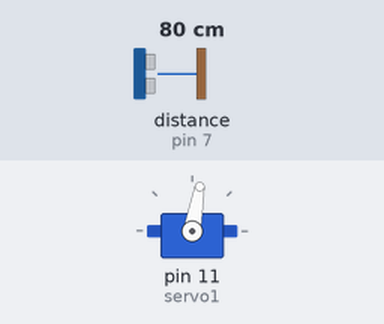
Simulated run of this sketch. Board: Arduino Uno, built with avr-gcc and run on an emulated ATmega328P. On the bench: servo. The test bench sets the inputs (shaded band); at power-on: distance to the obstacle (sensor on pin 7) 80 cm. The echo pulse lasts 58.3 µs per cm.

Above: at 2.3 s.
2.4 s: distance to the obstacle (sensor on pin 7) set to 22 cm
3.9 s: distance to the obstacle (sensor on pin 7) set to 19 cm
At 4.26 s:
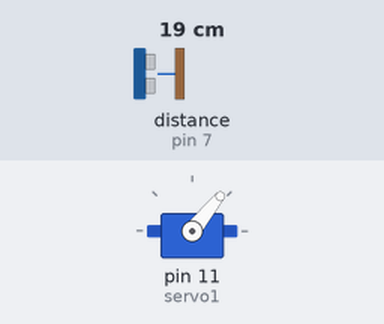
6.9 s: distance to the obstacle (sensor on pin 7) set to 35 cm
At 7.3 s:
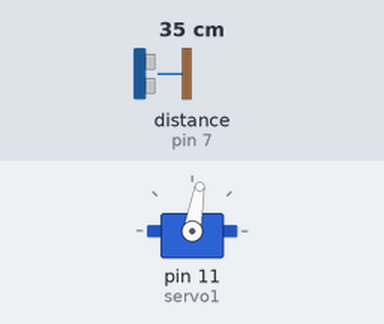
8.4 s: distance to the obstacle (sensor on pin 7) set to 2 cm
At 9.5 s:
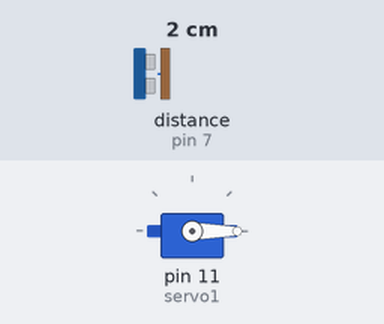
Timing chart, 0 to 12.4 s (numbered marks = the images above; inputs shaded):
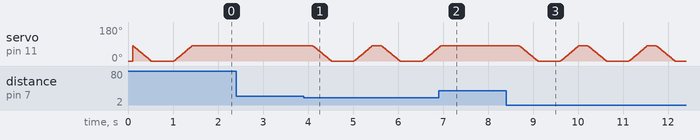

Measured:
- the behaviour switches between 21 and 20 cm on distance to the obstacle (sensor on pin 7) (found by bisection; images 0 and 1)
- after the input at 2.4 s, every drawn part: stays the same
- after the input at 6.9 s, servo on pin 11 (servo1): goes on until 6.9 s, then stays 80°

The sketch:

robo_dispenser_mm_novo.ino
```cpp
#include "VarSpeedServo.h"
#include <Ultrasonic.h>

const int echoPin = 7; //PINO DIGITAL UTILIZADO PELO HC-SR04 ECHO(RECEBE)
const int trigPin = 8; //PINO DIGITAL UTILIZADO PELO HC-SR04 TRIG(ENVIA)

VarSpeedServo servo1;

static int s1 = 0;

int distancia; //CRIA UMA VARIÁVEL CHAMADA "distancia" DO TIPO INTEIRO

int repetir;

Ultrasonic ultrasonic(trigPin,echoPin); //INICIALIZANDO OS PINOS

void setup()
{

  Serial.begin(9600);
  servo1.attach(11);

  servo1.write(0);

pinMode(echoPin, INPUT); //DEFINE O PINO COMO ENTRADA (RECEBE)
pinMode(trigPin, OUTPUT); //DEFINE O PINO COMO SAÍDA (ENVIA)

}
void loop()
{

 if (distancia <=20) {

delay(100);

for (s1 = 80; s1 >= 0; s1 -=1) {
  servo1.write(s1);
  delay(5);
}

delay(500);

for (s1 = 0; s1 <=80; s1 +=1) {
  servo1.write(s1);
  delay(5);
}

  }

distancia = (ultrasonic.Ranging(CM)); // VARIÁVEL GLOBAL RECEBE O VALOR DA DISTÂNCIA MEDIDA
delay(100);

}
```
